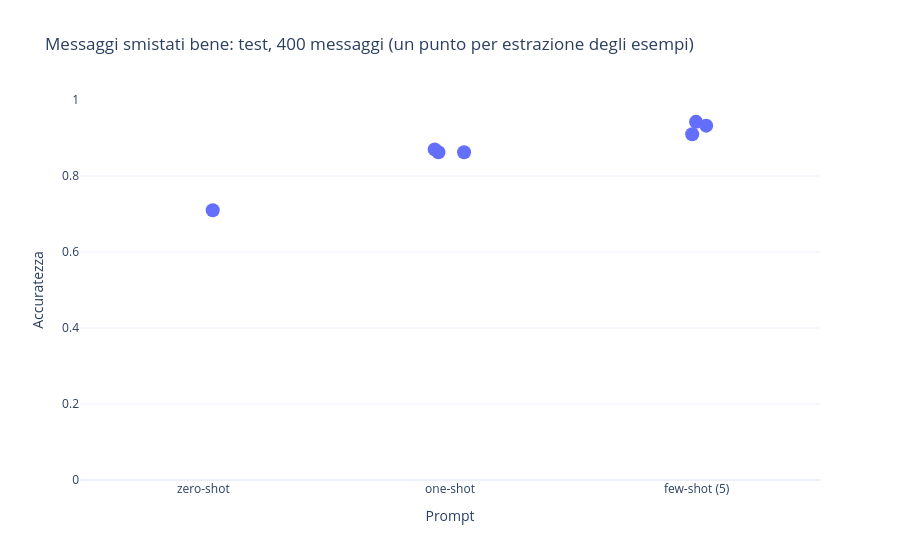

Notebook code cell kept with this figure:
### Markdown cell above
## 3. Zero-shot, one-shot, few-shot

Gli esempi vengono dal training; il test serve solo a misurare. Il risultato dipende anche da **quali** esempi
si mostrano: per one-shot e few-shot facciamo tre estrazioni a caso.
Misuriamo l'**accuratezza** (la quota di messaggi smistati bene) e la macro-F1.

### Code cell
def examples_for(k, draw):
    """k messaggi di training per motivo, in ordine casuale: le coppie (messaggio, motivo) da mostrare al modello."""
    chosen = train.groupby("intent").sample(k, random_state=draw).sample(frac=1, random_state=draw)
    return list(zip(chosen["text"], chosen["intent"]))


PROMPTS = {0: "zero-shot", 1: "one-shot", 5: "few-shot (5)"}
predictions, rows = {}, []
for k, prompt in PROMPTS.items():
    for draw in ([0] if k == 0 else [0, 1, 2]):                                    # zero-shot: nessun esempio da estrarre
        pred, cost = classify(test["text"], examples_for(k, draw) if k else [])
        predictions[k, draw] = pred
        rows.append({"Prompt": prompt, "Estrazione": draw + 1, "Accuratezza": accuracy_score(test["intent"], pred),
                     "Macro-F1": f1_score(test["intent"], pred, average="macro"),
                     "Costo per 1.000 messaggi ($)": 1000 * cost / len(test)})
results = pd.DataFrame(rows)

fig = px.strip(results, x="Prompt", y="Accuratezza", hover_data=["Estrazione"], range_y=[0, 1],
               title=f"Messaggi smistati bene: test, {len(test)} messaggi (un punto per estrazione degli esempi)")
fig.update_traces(marker_size=14)
fig.show()
results.round(3)

### Figure 1 — Plotly figure (JSON) as saved in the notebook; plotly's stock layout.template omitted (floating-point values rounded to 4 significant figures)
{"data": [{"alignmentgroup": "True", "boxpoints": "all", "customdata": [[1], [1], [2], [3], [1], [2], [3]], "fillcolor": "rgba(255,255,255,0)", "hoveron": "points", "hovertemplate": "Prompt=%{x}<br>Accuratezza=%{y}<br>Estrazione=%{customdata[0]}<extra></extra>", "legendgroup": "", "line": {"color": "rgba(255,255,255,0)"}, "marker": {"color": "#636efa", "size": 14}, "name": "", "offsetgroup": "", "orientation": "v", "pointpos": 0, "showlegend": false, "type": "box", "x": ["zero-shot", "one-shot", "one-shot", "one-shot", "few-shot (5)", "few-shot (5)", "few-shot (5)"], "x0": " ", "xaxis": "x", "y": [0.71, 0.8625, 0.8625, 0.87, 0.91, 0.9425, 0.9325], "y0": " ", "yaxis": "y"}], "layout": {"boxmode": "group", "legend": {"tracegroupgap": 0}, "title": {"text": "Messaggi smistati bene: test, 400 messaggi (un punto per estrazione degli esempi)"}, "xaxis": {"anchor": "y", "domain": [0.0, 1.0], "title": {"text": "Prompt"}}, "yaxis": {"anchor": "x", "domain": [0.0, 1.0], "range": [0, 1], "title": {"text": "Accuratezza"}}}}
